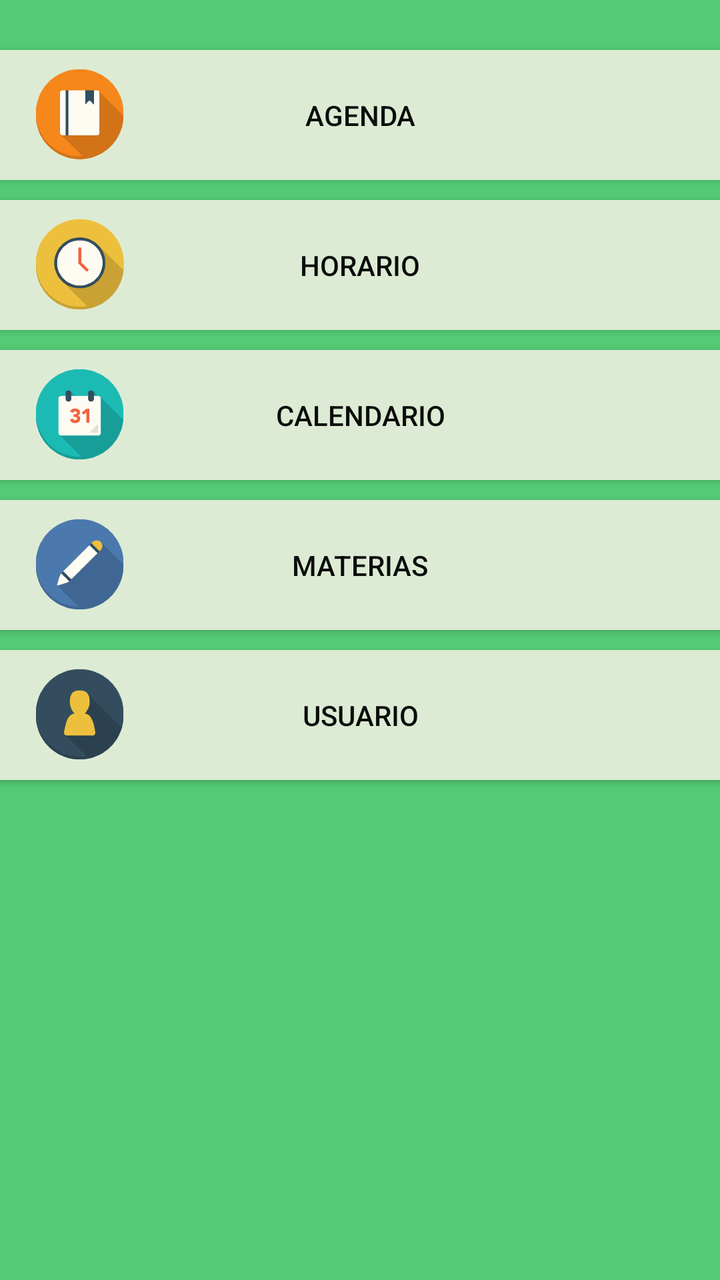
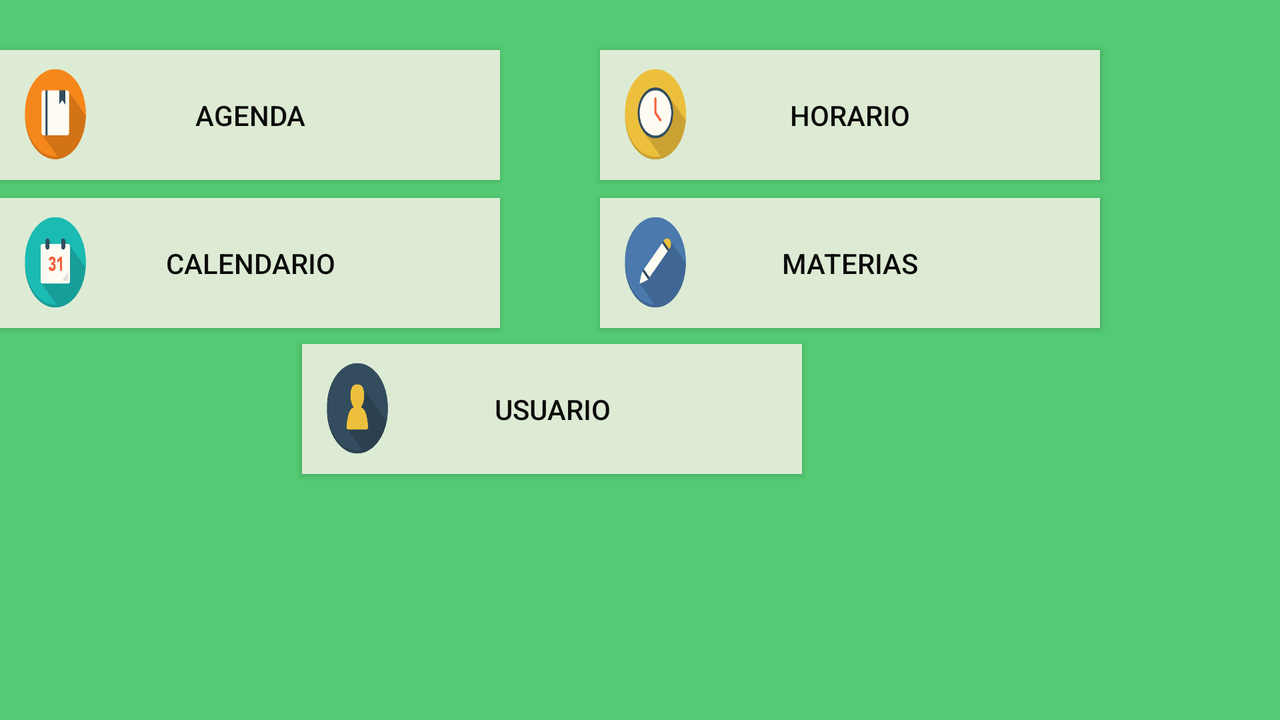

One screen, two layout resources from the same app: the default and the repository's alternative for another configuration. Each is rendered where Android would select it; the XML of both is given below.
<!-- AndroidManifest.xml: application theme AppTheme -->
<!-- res/layout/content_home.xml -->
<?xml version="1.0" encoding="utf-8"?>
<android.support.constraint.ConstraintLayout xmlns:android="http://schemas.android.com/apk/res/android"
    xmlns:app="http://schemas.android.com/apk/res-auto"
    xmlns:tools="http://schemas.android.com/tools"
    android:layout_width="match_parent"
    android:layout_height="match_parent"
    android:background="@color/background"
    app:layout_behavior="@string/appbar_scrolling_view_behavior"
    tools:context="com.uabc.dario.cimagenda20.Home"
    tools:showIn="@layout/app_bar_home">

    <Button
        android:id="@+id/iv_agenda"
        android:layout_width="wrap_content"
        android:layout_height="65dp"
        android:background="@drawable/iv_agenda"
        android:text="@string/agenda"
        android:textStyle="normal"
        android:textColor="@color/colorPrimaryDark"
        android:layout_alignParentTop="true"
        android:layout_alignParentStart="true"
        tools:layout_constraintTop_creator="1"
        android:layout_marginTop="25dp"
        tools:layout_constraintLeft_creator="1"
        app:layout_constraintLeft_toLeftOf="parent"
        app:layout_constraintTop_toTopOf="parent"
        android:layout_marginLeft="0dp" />

    <Button
        android:id="@+id/iv_horario"
        android:layout_width="wrap_content"
        android:layout_height="65dp"
        android:background="@drawable/iv_horario"
        android:text="@string/horario"
        android:textStyle="normal"
        android:textColor="@color/colorPrimaryDark"
        android:layout_alignParentTop="true"
        android:layout_alignParentStart="true"
        tools:layout_constraintTop_creator="1"
        android:layout_marginTop="75dp"
        tools:layout_constraintLeft_creator="1"
        app:layout_constraintLeft_toLeftOf="parent"
        app:layout_constraintTop_toTopOf="@id/iv_agenda"
        android:layout_marginLeft="0dp" />

    <Button
        android:id="@+id/iv_calendario"
        android:layout_width="wrap_content"
        android:layout_height="65dp"
        android:background="@drawable/iv_calendario"
        android:text="@string/calendario"
        android:textStyle="normal"
        android:textColor="@color/colorPrimaryDark"
        android:layout_alignParentTop="true"
        android:layout_alignParentStart="true"
        tools:layout_constraintTop_creator="1"
        android:layout_marginTop="75dp"
        tools:layout_constraintLeft_creator="1"
        app:layout_constraintLeft_toLeftOf="parent"
        app:layout_constraintTop_toTopOf="@id/iv_horario"
        android:layout_marginLeft="0dp" />

    <Button
        android:id="@+id/iv_materias"
        android:layout_width="wrap_content"
        android:layout_height="65dp"
        android:background="@drawable/iv_materias"
        android:text="@string/materias"
        android:textStyle="normal"
        android:textColor="@color/colorPrimaryDark"
        android:layout_alignParentTop="true"
        android:layout_alignParentStart="true"
        tools:layout_constraintTop_creator="1"
        android:layout_marginTop="75dp"
        tools:layout_constraintLeft_creator="1"
        app:layout_constraintLeft_toLeftOf="parent"
        app:layout_constraintTop_toTopOf="@id/iv_calendario"
        android:layout_marginLeft="0dp" />

    <Button
        android:id="@+id/iv_usuario"
        android:layout_width="wrap_content"
        android:layout_height="65dp"
        android:background="@drawable/iv_usuario"
        android:text="@string/usuario"
        android:textStyle="normal"
        android:textColor="@color/colorPrimaryDark"
        android:layout_alignParentTop="true"
        android:layout_alignParentStart="true"
        tools:layout_constraintTop_creator="1"
        android:layout_marginTop="75dp"
        tools:layout_constraintLeft_creator="1"
        app:layout_constraintLeft_toLeftOf="parent"
        app:layout_constraintTop_toTopOf="@id/iv_materias"
        android:layout_marginLeft="0dp" />

</android.support.constraint.ConstraintLayout>
<!-- res/layout/app_bar_home.xml (included above) -->
<?xml version="1.0" encoding="utf-8"?>
<android.support.design.widget.CoordinatorLayout
    xmlns:android="http://schemas.android.com/apk/res/android"
    xmlns:app="http://schemas.android.com/apk/res-auto"
    xmlns:tools="http://schemas.android.com/tools"
    android:fitsSystemWindows="true"
    xmlns:fab="http://schemas.android.com/apk/res-auto"
    android:layout_width="match_parent"
    android:layout_height="match_parent"
    tools:context="com.uabc.dario.cimagenda20.Home">

    <android.support.design.widget.AppBarLayout
        android:layout_width="match_parent"
        android:layout_height="wrap_content"
        android:theme="@style/AppTheme.AppBarOverlay">

        <android.support.v7.widget.Toolbar
            android:id="@+id/toolbar"
            android:layout_width="match_parent"
            android:layout_height="?attr/actionBarSize"
            android:background="?attr/colorPrimary"
            app:popupTheme="@style/AppTheme.PopupOverlay" />

    </android.support.design.widget.AppBarLayout>

    <include layout="@layout/content_home" />




    <com.getbase.floatingactionbutton.FloatingActionsMenu
        android:id="@+id/menu_fab"
        android:layout_width="wrap_content"
        android:layout_height="wrap_content"
        android:layout_gravity="end|bottom"
        android:layout_margin="@dimen/fab_margin"
        app:fab_labelStyle="@style/Etiquetas"
        fab:fab_addButtonColorNormal="?attr/colorAccent"
        fab:fab_addButtonColorPressed="@color/naranjaGay"
        fab:fab_labelsPosition="left" >

        <com.getbase.floatingactionbutton.FloatingActionButton
            android:id="@+id/accion_tarea"
            android:layout_width="wrap_content"
            android:layout_height="wrap_content"
            fab:fab_colorNormal="?attr/colorButtonNormal"
            fab:fab_colorPressed="@color/naranjaGay"
            fab:fab_icon="@drawable/ic_tarea"
            fab:fab_size="mini"
            fab:fab_title="@string/tarea" />

        <com.getbase.floatingactionbutton.FloatingActionButton
            android:id="@+id/accion_recordatorio"
            android:layout_width="wrap_content"
            android:layout_height="wrap_content"
            fab:fab_colorNormal="?attr/colorButtonNormal"
            fab:fab_colorPressed="@color/naranjaGay"
            fab:fab_icon="@drawable/ic_recordatorio"
            fab:fab_size="mini"
            fab:fab_title="@string/recordatorio" />

        <com.getbase.floatingactionbutton.FloatingActionButton
            android:id="@+id/accion_examen"
            android:layout_width="wrap_content"
            android:layout_height="wrap_content"
            fab:fab_colorNormal="?attr/colorButtonNormal"
            fab:fab_colorPressed="@color/naranjaGay"
            fab:fab_icon="@drawable/ic_examen"
            fab:fab_size="mini"
            fab:fab_title="@string/examen" />

    </com.getbase.floatingactionbutton.FloatingActionsMenu>

</android.support.design.widget.CoordinatorLayout>
<!-- resources referenced by this layout -->
<resources>
  <color name="background">#53ca73</color>
  <color name="colorPrimaryDark">#f2000000</color>
  <color name="naranjaGay">#ce9b4a</color>
  <!-- drawable ic_examen: png bitmap (drawable-hdpi, 311 bytes) -->
  <!-- drawable ic_recordatorio: png bitmap (drawable-hdpi, 347 bytes) -->
  <!-- drawable ic_tarea: png bitmap (drawable-hdpi, 279 bytes) -->
  <!-- drawable iv_agenda: png bitmap (drawable-hdpi, 24833 bytes) -->
  <!-- drawable iv_calendario: png bitmap (drawable-hdpi, 29831 bytes) -->
  <!-- drawable iv_horario: png bitmap (drawable-hdpi, 37276 bytes) -->
  <!-- drawable iv_materias: png bitmap (drawable-hdpi, 29939 bytes) -->
  <!-- drawable iv_usuario: png bitmap (drawable-hdpi, 26039 bytes) -->
  <string name="agenda">Agenda</string>
  <string name="calendario">Calendario</string>
  <string name="examen">Examen</string>
  <string name="horario">Horario</string>
  <string name="materias">Materias</string>
  <string name="recordatorio">Recordatorio</string>
  <string name="tarea">Tarea</string>
  <string name="usuario">Usuario</string>
  <style name="AppTheme.AppBarOverlay" parent="ThemeOverlay.AppCompat.Dark.ActionBar" />
  <style name="AppTheme.PopupOverlay" parent="ThemeOverlay.AppCompat.Light" />
  <style name="Etiquetas">
          <item name="android:background">@drawable/background_label_fab</item>
          <item name="android:textColor">@color/colorWhite</item>
      </style>
  <style name="AppTheme" parent="Theme.AppCompat.Light.DarkActionBar">
          
          <item name="colorPrimary">@color/colorPrimary</item>
          <item name="colorPrimaryDark">@color/colorPrimaryDark</item>
          <item name="colorAccent">@color/colorAccent</item>
      </style>
  <color name="colorWhite">#FFFFFF</color>
  <color name="colorPrimary">#337e49</color>
  <color name="colorAccent">#fc7042</color>
</resources>
<!-- res/layout-land/content_home.xml (the repository's variant of the layout above) -->
<!-- drawn on the phone turned sideways -->
<?xml version="1.0" encoding="utf-8"?>
<android.support.constraint.ConstraintLayout xmlns:android="http://schemas.android.com/apk/res/android"
    xmlns:app="http://schemas.android.com/apk/res-auto"
    xmlns:tools="http://schemas.android.com/tools"
    android:layout_width="match_parent"
    android:layout_height="match_parent"
    android:background="@color/background"
    app:layout_behavior="@string/appbar_scrolling_view_behavior"
    tools:context="com.uabc.dario.cimagenda20.Home"
    tools:showIn="@layout/app_bar_home">

    <Button
        android:id="@+id/iv_agenda"
        android:layout_width="250dp"
        android:layout_height="65dp"
        android:background="@drawable/iv_agenda"
        android:text="@string/agenda"
        android:textStyle="normal"
        android:textColor="@color/colorPrimaryDark"
        android:layout_alignParentTop="true"
        android:layout_alignParentStart="true"
        tools:layout_constraintTop_creator="1"
        android:layout_marginTop="25dp"
        tools:layout_constraintLeft_creator="1"
        app:layout_constraintLeft_toLeftOf="parent"
        app:layout_constraintTop_toTopOf="parent"
        android:layout_marginLeft="0dp" />

    <Button
        android:id="@+id/iv_horario"
        android:layout_width="250dp"
        android:layout_height="65dp"
        android:background="@drawable/iv_horario"
        android:text="@string/horario"
        android:textStyle="normal"
        android:textColor="@color/colorPrimaryDark"
        android:layout_alignParentTop="true"
        android:layout_alignParentStart="true"
        tools:layout_constraintTop_creator="1"
        android:layout_marginTop="25dp"
        tools:layout_constraintLeft_creator="1"
        app:layout_constraintLeft_toLeftOf="@id/iv_agenda"
        app:layout_constraintTop_toTopOf="parent"
        android:layout_marginLeft="300dp" />

    <Button
    android:id="@+id/iv_calendario"
    android:layout_width="250dp"
    android:layout_height="65dp"
    android:background="@drawable/iv_calendario"
    android:text="@string/calendario"
    android:textStyle="normal"
    android:textColor="@color/colorPrimaryDark"
    android:layout_alignParentTop="true"
    android:layout_alignParentStart="true"
    tools:layout_constraintTop_creator="1"
    android:layout_marginTop="74dp"
    tools:layout_constraintLeft_creator="1"
    app:layout_constraintLeft_toLeftOf="parent"
    app:layout_constraintTop_toTopOf="@id/iv_agenda"
    android:layout_marginLeft="0dp" />

    <Button
        android:id="@+id/iv_materias"
        android:layout_width="250dp"
        android:layout_height="65dp"
        android:background="@drawable/iv_materias"
        android:text="@string/materias"
        android:textStyle="normal"
        android:textColor="@color/colorPrimaryDark"
        android:layout_alignParentTop="true"
        android:layout_alignParentStart="true"
        tools:layout_constraintTop_creator="1"
        android:layout_marginTop="74dp"
        tools:layout_constraintLeft_creator="1"
        app:layout_constraintLeft_toLeftOf="parent"
        app:layout_constraintTop_toTopOf="@id/iv_horario"
        android:layout_marginLeft="300dp" />

    <Button
        android:id="@+id/iv_usuario"
        android:layout_width="250dp"
        android:layout_height="65dp"
        android:background="@drawable/iv_usuario"
        android:text="@string/usuario"
        android:textStyle="normal"
        android:textColor="@color/colorPrimaryDark"
        android:layout_alignParentTop="true"
        android:layout_alignParentStart="true"
        tools:layout_constraintTop_creator="1"
        android:layout_marginTop="172dp"
        tools:layout_constraintLeft_creator="1"
        app:layout_constraintLeft_toLeftOf="parent"
        app:layout_constraintTop_toTopOf="parent"
        android:layout_marginLeft="151dp" />

</android.support.constraint.ConstraintLayout>
<!-- res/layout/content_home.xml (included above) -->
<?xml version="1.0" encoding="utf-8"?>
<android.support.constraint.ConstraintLayout xmlns:android="http://schemas.android.com/apk/res/android"
    xmlns:app="http://schemas.android.com/apk/res-auto"
    xmlns:tools="http://schemas.android.com/tools"
    android:layout_width="match_parent"
    android:layout_height="match_parent"
    android:background="@color/background"
    app:layout_behavior="@string/appbar_scrolling_view_behavior"
    tools:context="com.uabc.dario.cimagenda20.Home"
    tools:showIn="@layout/app_bar_home">

    <Button
        android:id="@+id/iv_agenda"
        android:layout_width="wrap_content"
        android:layout_height="65dp"
        android:background="@drawable/iv_agenda"
        android:text="@string/agenda"
        android:textStyle="normal"
        android:textColor="@color/colorPrimaryDark"
        android:layout_alignParentTop="true"
        android:layout_alignParentStart="true"
        tools:layout_constraintTop_creator="1"
        android:layout_marginTop="25dp"
        tools:layout_constraintLeft_creator="1"
        app:layout_constraintLeft_toLeftOf="parent"
        app:layout_constraintTop_toTopOf="parent"
        android:layout_marginLeft="0dp" />

    <Button
        android:id="@+id/iv_horario"
        android:layout_width="wrap_content"
        android:layout_height="65dp"
        android:background="@drawable/iv_horario"
        android:text="@string/horario"
        android:textStyle="normal"
        android:textColor="@color/colorPrimaryDark"
        android:layout_alignParentTop="true"
        android:layout_alignParentStart="true"
        tools:layout_constraintTop_creator="1"
        android:layout_marginTop="75dp"
        tools:layout_constraintLeft_creator="1"
        app:layout_constraintLeft_toLeftOf="parent"
        app:layout_constraintTop_toTopOf="@id/iv_agenda"
        android:layout_marginLeft="0dp" />

    <Button
        android:id="@+id/iv_calendario"
        android:layout_width="wrap_content"
        android:layout_height="65dp"
        android:background="@drawable/iv_calendario"
        android:text="@string/calendario"
        android:textStyle="normal"
        android:textColor="@color/colorPrimaryDark"
        android:layout_alignParentTop="true"
        android:layout_alignParentStart="true"
        tools:layout_constraintTop_creator="1"
        android:layout_marginTop="75dp"
        tools:layout_constraintLeft_creator="1"
        app:layout_constraintLeft_toLeftOf="parent"
        app:layout_constraintTop_toTopOf="@id/iv_horario"
        android:layout_marginLeft="0dp" />

    <Button
        android:id="@+id/iv_materias"
        android:layout_width="wrap_content"
        android:layout_height="65dp"
        android:background="@drawable/iv_materias"
        android:text="@string/materias"
        android:textStyle="normal"
        android:textColor="@color/colorPrimaryDark"
        android:layout_alignParentTop="true"
        android:layout_alignParentStart="true"
        tools:layout_constraintTop_creator="1"
        android:layout_marginTop="75dp"
        tools:layout_constraintLeft_creator="1"
        app:layout_constraintLeft_toLeftOf="parent"
        app:layout_constraintTop_toTopOf="@id/iv_calendario"
        android:layout_marginLeft="0dp" />

    <Button
        android:id="@+id/iv_usuario"
        android:layout_width="wrap_content"
        android:layout_height="65dp"
        android:background="@drawable/iv_usuario"
        android:text="@string/usuario"
        android:textStyle="normal"
        android:textColor="@color/colorPrimaryDark"
        android:layout_alignParentTop="true"
        android:layout_alignParentStart="true"
        tools:layout_constraintTop_creator="1"
        android:layout_marginTop="75dp"
        tools:layout_constraintLeft_creator="1"
        app:layout_constraintLeft_toLeftOf="parent"
        app:layout_constraintTop_toTopOf="@id/iv_materias"
        android:layout_marginLeft="0dp" />

</android.support.constraint.ConstraintLayout>
